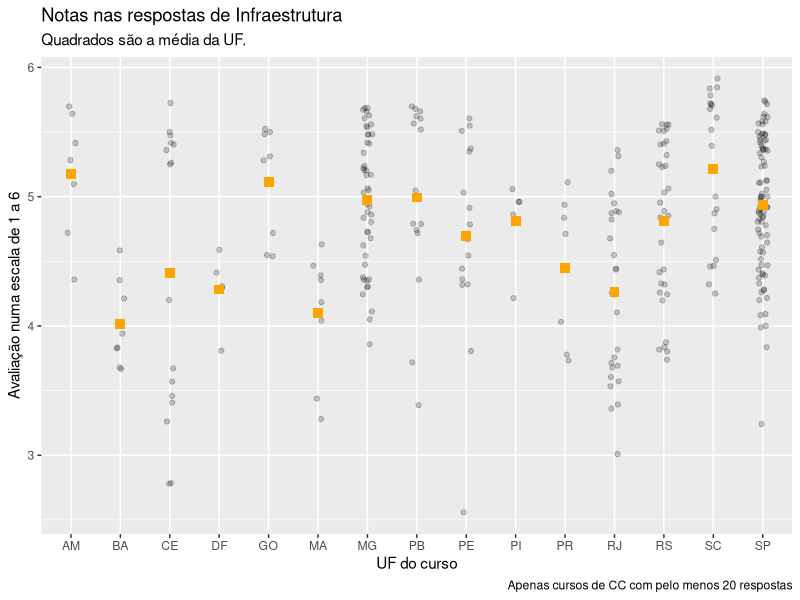
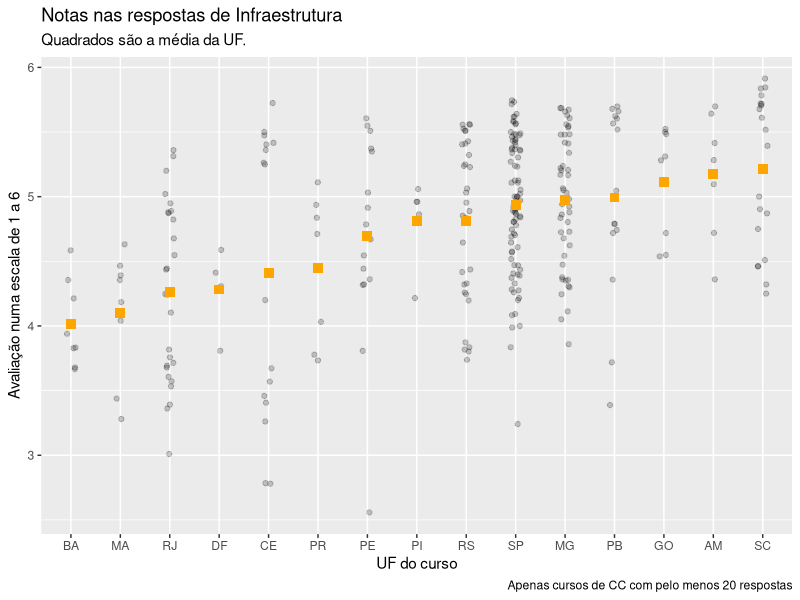
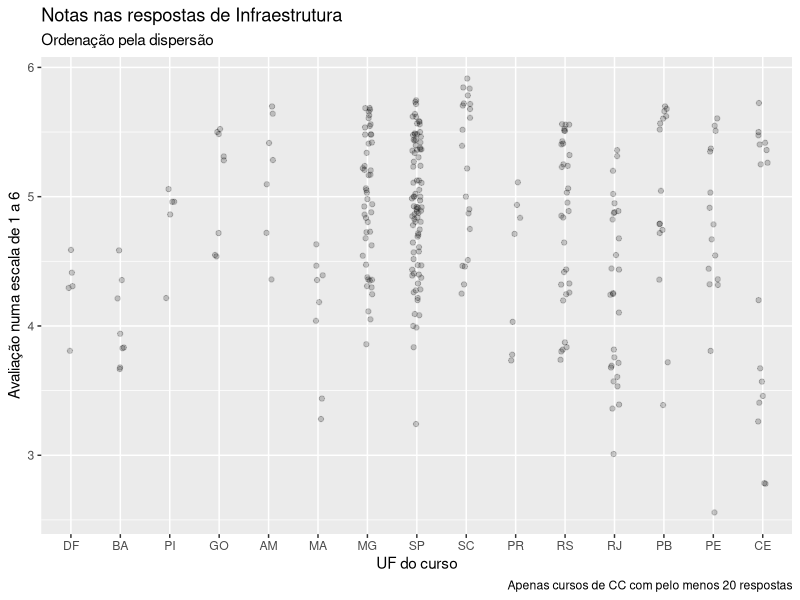
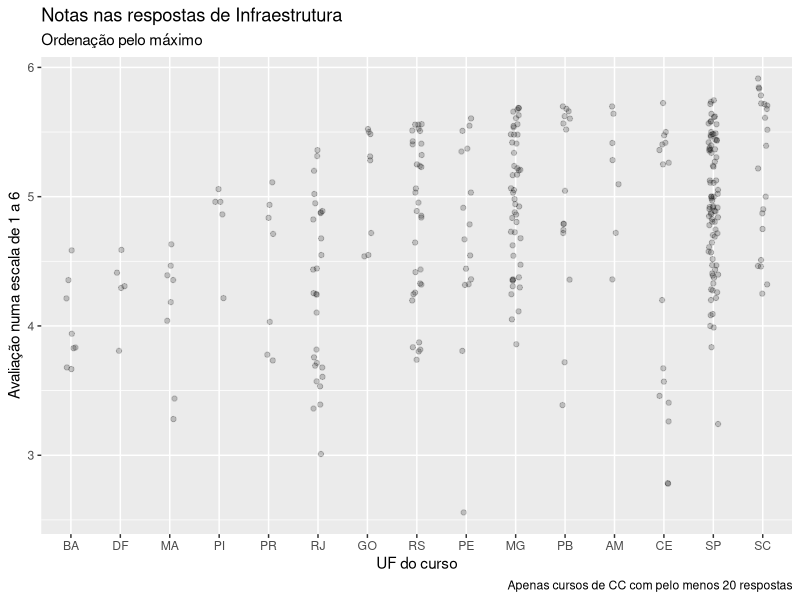
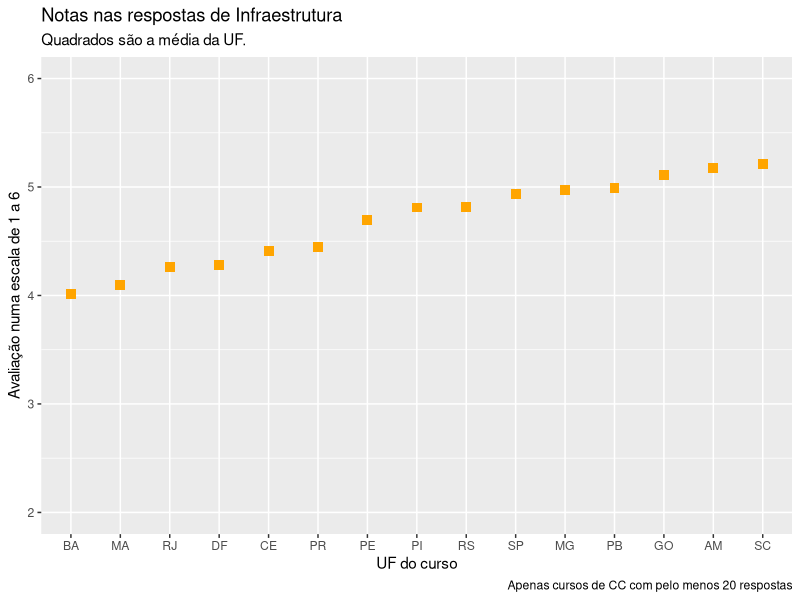
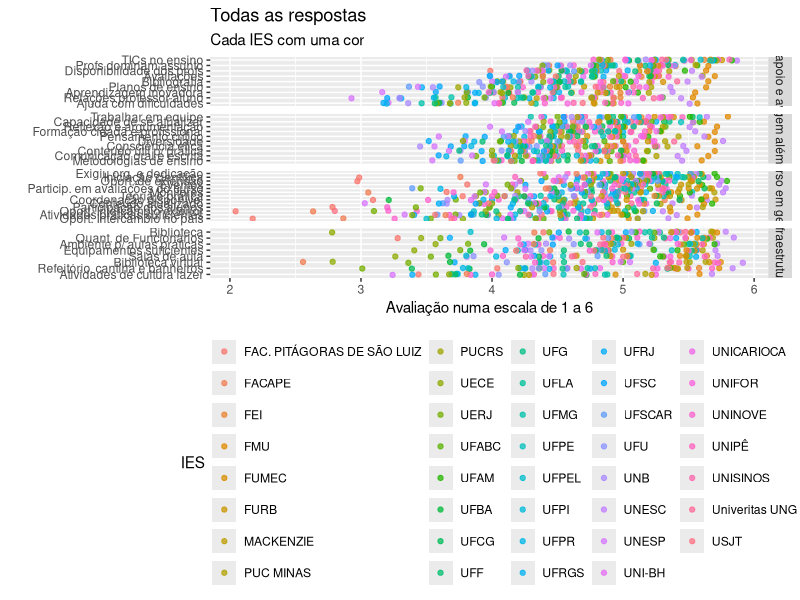
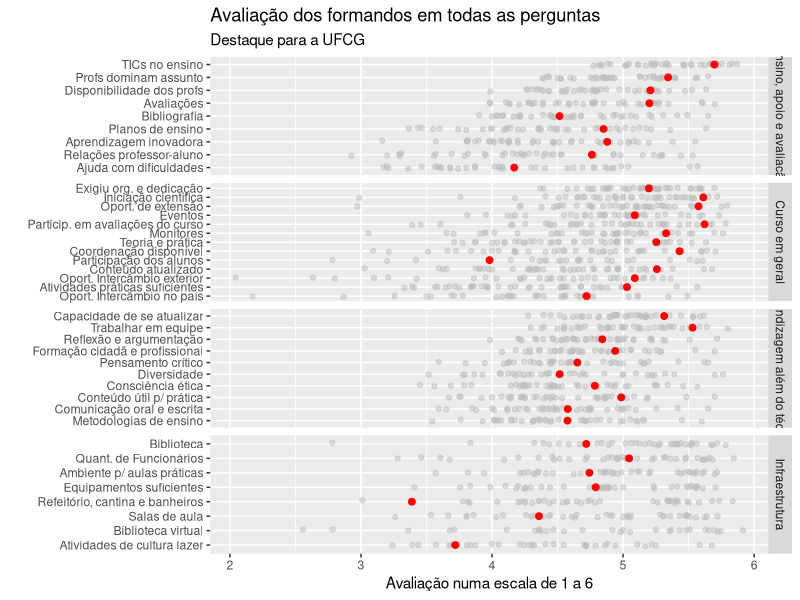
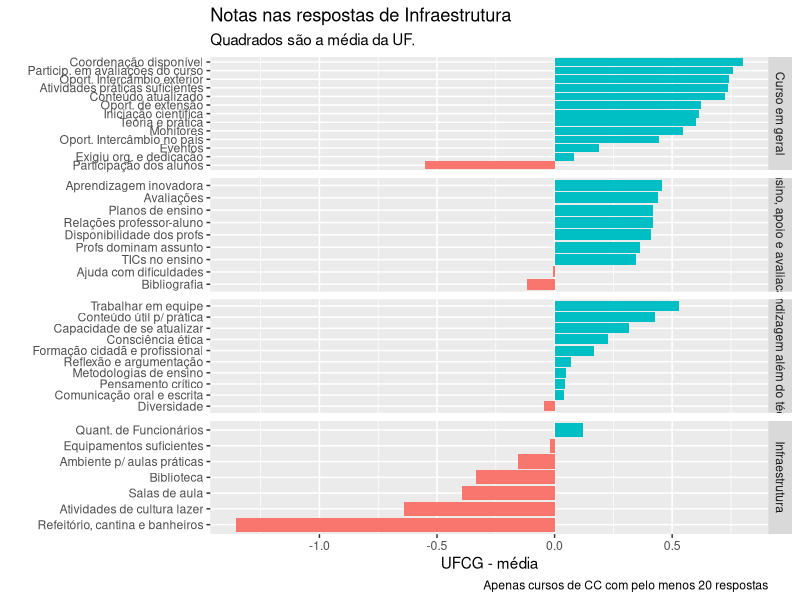

Write R code to recreate these figures, in order.
## ---- chunk 1
library(tidyverse)

knitr::opts_chunk$set(tidy = FALSE,
                      fig.width = 6,
                      fig.height = 5)

## ---- chunk 2
respostas = read_csv(here::here("data/enade-ccc-2017.csv"),
                     col_types = "cccdccdddc")

medias = respostas %>% 
    filter(categoria != "Outros") %>% 
    group_by(UF, categoria) %>% 
    summarise(media = mean(media))
## ---- chunk 3
respostas %>%
    filter(categoria == "Infraestrutura") %>%
    ggplot(aes(x = UF, y = media)) +
    geom_jitter(width = .1, alpha = .2) +
    geom_point(
        data = filter(medias, categoria == "Infraestrutura"),
        color = "orange",
        shape = 15,
        size = 3
    ) +
    labs(
        x = "UF do curso",
        y = "Avaliação numa escala de 1 a 6",
        title = "Notas nas respostas de Infraestrutura",
        subtitle = "Quadrados são a média da UF.",
        caption = "Apenas cursos de CC com pelo menos 20 respostas"
    )
## ---- chunk 4
respostas %>%
    filter(categoria == "Infraestrutura") %>%
    ggplot(aes(x = reorder(UF, media), y = media)) +
    geom_jitter(width = .1, alpha = .2) +
    geom_point(
        data = filter(medias, categoria == "Infraestrutura"),
        color = "orange",
        shape = 15,
        size = 3
    ) +
    labs(
        x = "UF do curso",
        y = "Avaliação numa escala de 1 a 6",
        title = "Notas nas respostas de Infraestrutura",
        subtitle = "Quadrados são a média da UF.",
        caption = "Apenas cursos de CC com pelo menos 20 respostas"
    )
## ---- chunk 5
respostas %>%
    filter(categoria == "Infraestrutura") %>%
    ggplot(aes(x = reorder(UF, media, sd), y = media)) +
    geom_jitter(width = .1, alpha = .2) +
    labs(
        x = "UF do curso",
        y = "Avaliação numa escala de 1 a 6",
        title = "Notas nas respostas de Infraestrutura",
        subtitle = "Ordenação pela dispersão",
        caption = "Apenas cursos de CC com pelo menos 20 respostas"
    )

respostas %>%
    filter(categoria == "Infraestrutura") %>%
    ggplot(aes(x = reorder(UF, media, max), y = media)) +
    geom_jitter(width = .1, alpha = .2) +
    labs(
        x = "UF do curso",
        y = "Avaliação numa escala de 1 a 6",
        title = "Notas nas respostas de Infraestrutura",
        subtitle = "Ordenação pelo máximo",
        caption = "Apenas cursos de CC com pelo menos 20 respostas"
    )
## ---- chunk 6
respostas %>%
    filter(categoria == "Infraestrutura") %>%
    ggplot(aes(x = reorder(UF, media), y = media)) +
    geom_point(
        data = filter(medias, categoria == "Infraestrutura"),
        color = "orange",
        shape = 15,
        size = 3
    ) +
    ylim(2, 6) + 
    labs(
        x = "UF do curso",
        y = "Avaliação numa escala de 1 a 6",
        title = "Notas nas respostas de Infraestrutura",
        subtitle = "Quadrados são a média da UF.",
        caption = "Apenas cursos de CC com pelo menos 20 respostas"
    )
## ---- chunk 7
respostas %>%
    filter(categoria != "Outros") %>%
    ggplot(aes(x = reorder(tema, media), y = media, color = IES)) +
    geom_jitter(width = .1, alpha = .75) + 
    labs(
        x = "",
        y = "Avaliação numa escala de 1 a 6",
        title = "Todas as respostas",
        subtitle = "Cada IES com uma cor"
    ) + 
    facet_grid(reorder(categoria, media) ~ ., scales = "free_y") + 
    theme(legend.position = "bottom") + 
    coord_flip()
## ---- chunk 8
dados_pro_plot = respostas %>%
    filter(categoria != "Outros") %>% 
    mutate(is_ufcg = IES == "UFCG") 
dados_pro_plot %>% 
    filter(!is_ufcg) %>% 
    ggplot(aes(x = reorder(tema, media), y = media)) +
    geom_jitter(width = .1, color = "grey", alpha = .5) + 
    geom_point(data = dados_pro_plot %>% filter(is_ufcg), 
               color = "red", 
               size = 2) + 
    labs(
        x = "",
        y = "Avaliação numa escala de 1 a 6",
        title = "Avaliação dos formandos em todas as perguntas",
        subtitle = "Destaque para a UFCG"
    ) + 
    facet_grid(reorder(categoria, media) ~ ., scales = "free_y") + 
    coord_flip()
## ---- chunk 9
medias = respostas %>%
    filter(categoria != "Outros") %>%
    group_by(categoria, tema) %>% 
    summarise(media_geral = mean(media), 
              maior = max(media), 
              menor = min(media))
ufcg = respostas %>%
    filter(categoria != "Outros", IES == "UFCG") %>%
    group_by(tema) %>% 
    summarise(ufcg = mean(media))

comparacao = medias %>% 
    left_join(ufcg, by = "tema") %>% 
    mutate(diferenca = ufcg - media_geral, 
           maior_dif = maior - media_geral, 
           menor_dif = menor - media_geral)
## ---- chunk 10
comparacao %>%
    filter(!is.na(ufcg)) %>% 
    ggplot(aes(x = reorder(tema, diferenca))) +
    geom_col(aes(y = diferenca,
                 fill = diferenca > 0)) +
    labs(
        x = "",
        y = "UFCG - média",
        title = "Notas nas respostas de Infraestrutura",
        subtitle = "Quadrados são a média da UF.",
        caption = "Apenas cursos de CC com pelo menos 20 respostas"
    ) +
    facet_grid(reorder(categoria, -diferenca) ~ ., scales = "free_y") +
    coord_flip() + 
    theme(legend.position = "None")
## ---- chunk 11
comparacao %>%
    filter(!is.na(ufcg)) %>% 
    ggplot(aes(x = reorder(tema, diferenca))) +
    geom_crossbar(aes(ymin = menor_dif,
                      y = 0,
                      ymax = maior_dif), 
                  color = "grey") + 
    geom_col(aes(y = diferenca,
                 fill = diferenca > 0)) +
    
    labs(
        x = "",
        y = "UFCG - média",
        title = "Comparação com a média nacional",
        subtitle = "O retângulo cinza mostra o curso melhor/pior avaliado"
    ) +
    facet_grid(reorder(categoria, -diferenca) ~ ., scales = "free_y") +
    coord_flip() + 
    theme(legend.position = "None")
